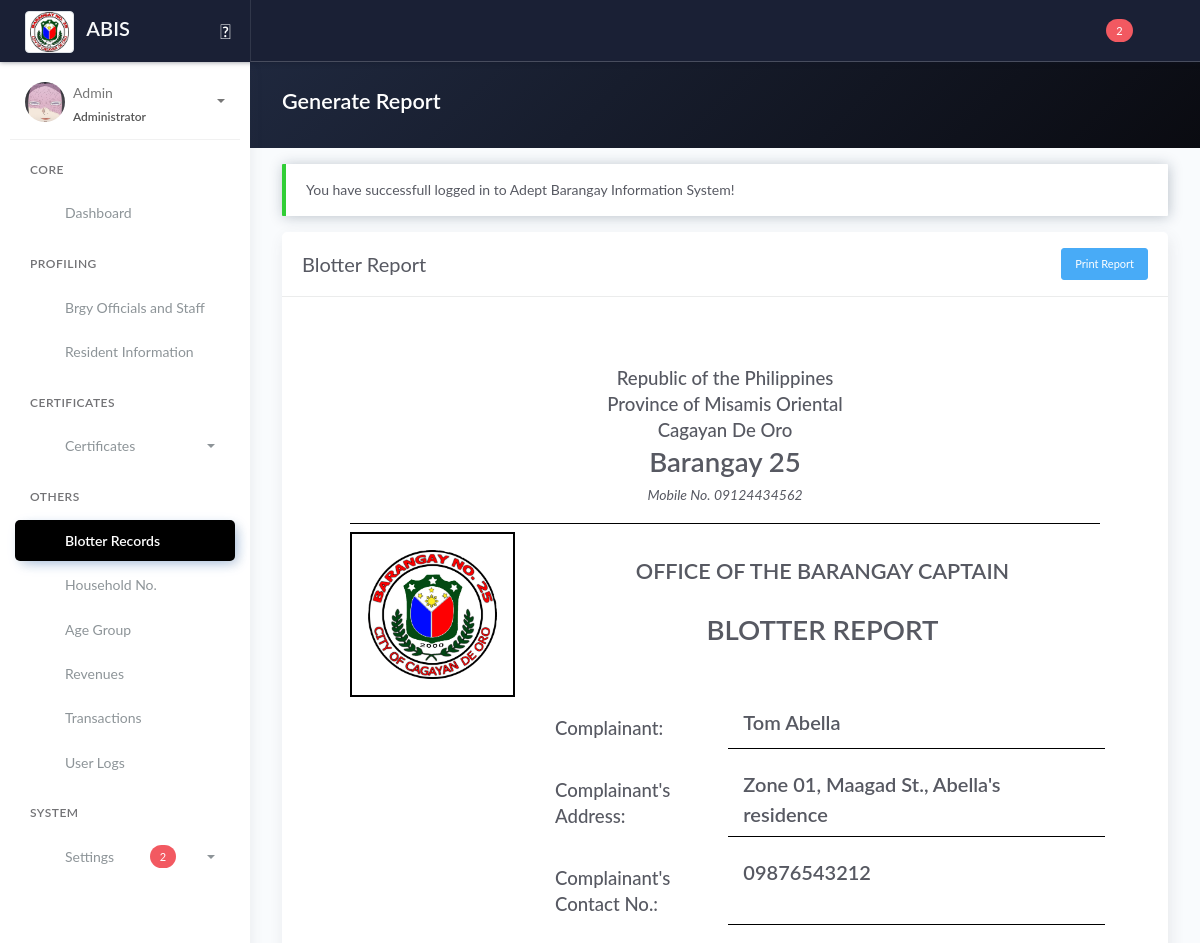
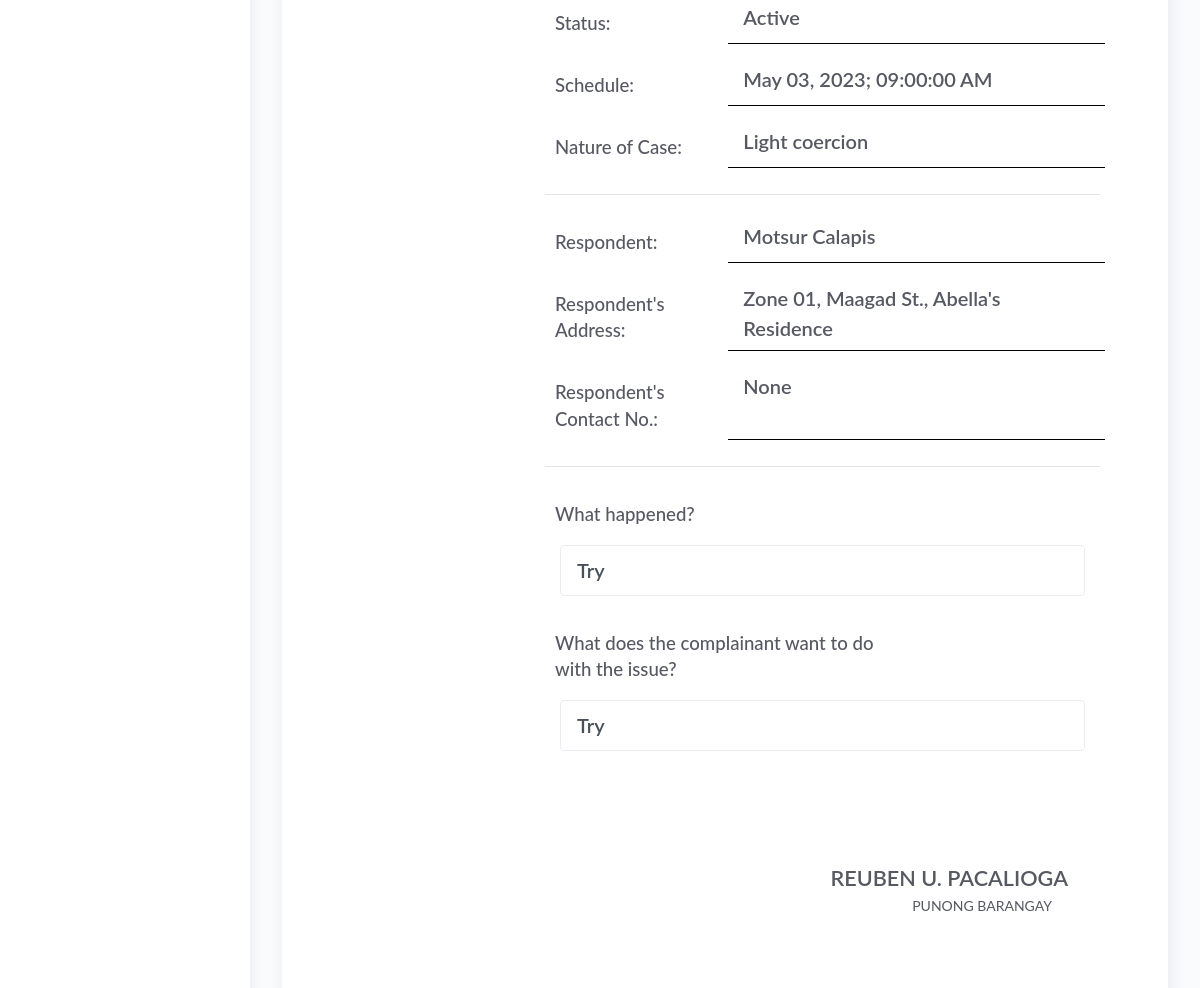
Before: /generate_blotter_report.php?id=8 (signed in, upper part) with the older database file (2 pictures, top to bottom).
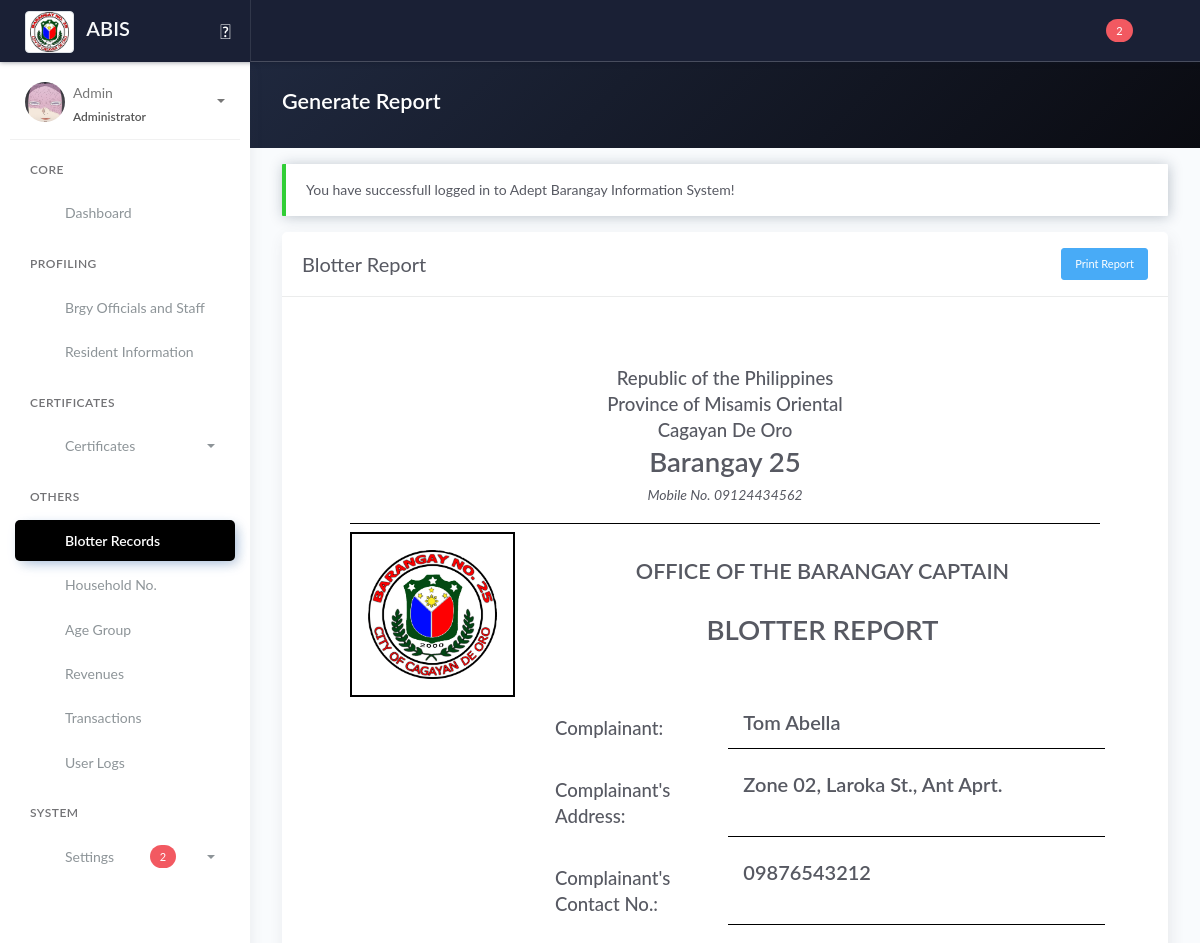
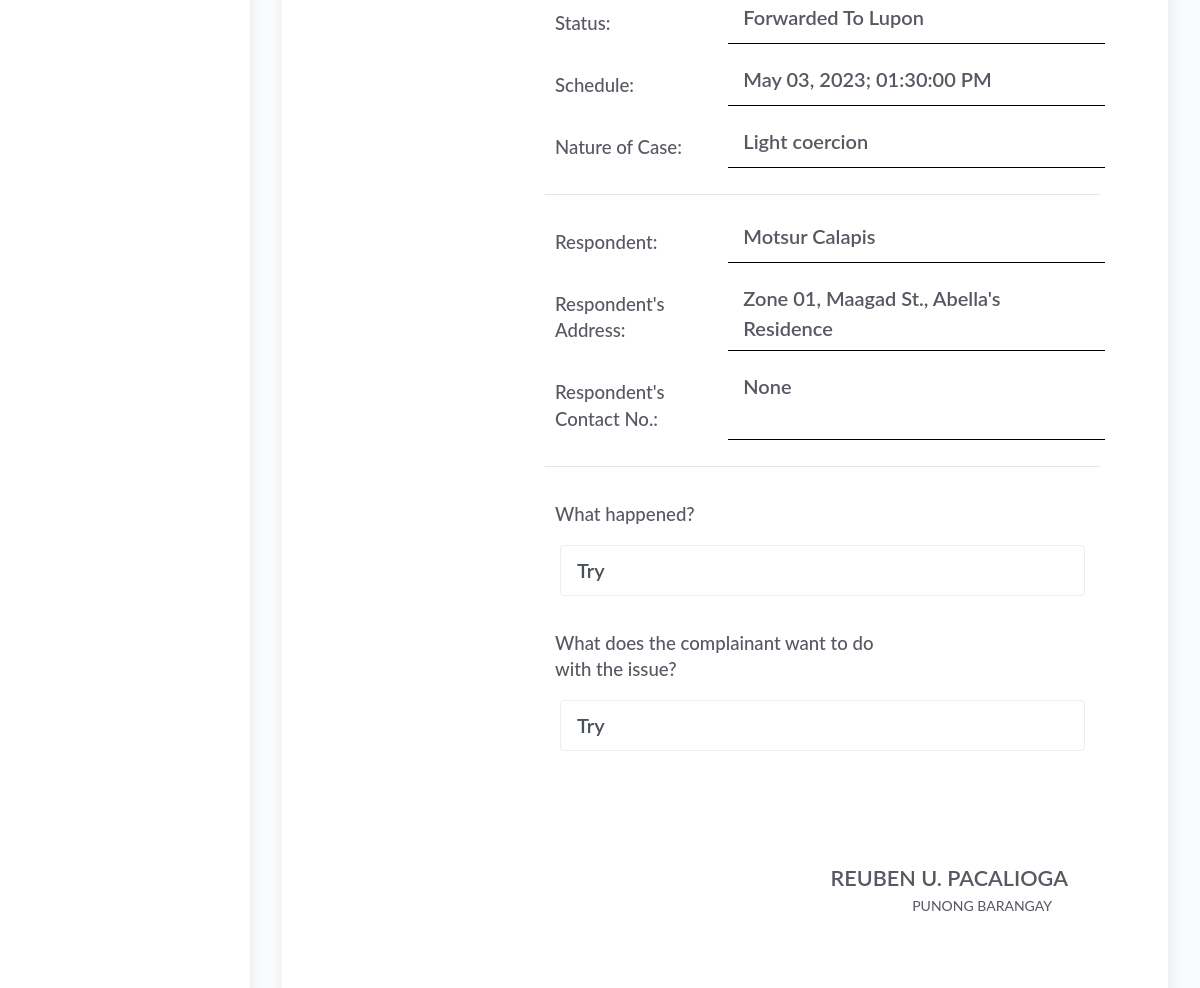
After: the same page with the newer database file (2 pictures, top to bottom).
### tables this page shows
CREATE TABLE `tblpurok` (
  `id_purok` int(11) NOT NULL,
  `purok_name` varchar(255) DEFAULT NULL,
  `purok_details` text DEFAULT NULL
);

CREATE TABLE `tbl_household` (
  `id_household` int(11) NOT NULL,
  `household_number` int(100) NOT NULL,
  `house_no` int(100) NOT NULL COMMENT '(2.1)',
  `id_purok` varchar(50) NOT NULL,
  `household_street_name` varchar(100) NOT NULL COMMENT '(2.2)',
  `household_address` varchar(250) NOT NULL COMMENT '(2.3)',
  `household_type` varchar(250) NOT NULL
);

CREATE TABLE `tblblotter_schedule` (
  `id_blotter_schedule` int(11) NOT NULL,
  `id_blotter` int(11) NOT NULL,
  `blotter_date` date NOT NULL,
  `blotter_time` time NOT NULL,
  `created_at_blotter_schedule` timestamp NOT NULL DEFAULT current_timestamp(),
  `updated_at_blotter_schedule` timestamp NOT NULL DEFAULT current_timestamp() ON UPDATE current_timestamp()
);

CREATE TABLE `tblblotter` (
  `id_blotter` int(11) NOT NULL,
  `noc_id` varchar(100) DEFAULT NULL,
  `noc_others` varchar(100) DEFAULT 'N/A',
  `comp_id` varchar(10) DEFAULT 'N/A',
  `comp_nameNotResident` varchar(255) DEFAULT 'N/A',
  `comp_addNotResident` varchar(255) DEFAULT 'N/A',
  `comp_cnumNotResident` varchar(255) DEFAULT 'N/A',
  `comp_what` text DEFAULT NULL,
  `comp_what2` text DEFAULT NULL,
  `resp_id` varchar(255) DEFAULT NULL,
  `blotter_status` varchar(50) DEFAULT 'Active',
  `created_at_blotter` timestamp NOT NULL DEFAULT current_timestamp(),
  `updated_at_blotter` timestamp NOT NULL DEFAULT current_timestamp() ON UPDATE current_timestamp(),
  `id_user` varchar(25) DEFAULT NULL
);

### templates/main-header.php (called while the page is built, shortened)
<?php include 'model/fetch_brgy_info.php' ?>

### model/fetch_brgy_info.php (called while the page is built, shortened)
<?php
    $query = "SELECT * FROM tblbrgy_info";
    $result = $conn->query($query);
	$row = $result->fetch_assoc();
	if($row){
		$brgy 		 = $row['brgy_name'];
		$number      = $row['contact_number'];
	}
?>

### generate_blotter_report.php (the view, shortened to what the changed rows need)
<?php include 'server/server.php' ?>
<?php
$id = $_GET['id'];
$query = "SELECT *, tblblotter.id_blotter as id, tblblotter_schedule.id_blotter_schedule as blotter_schedule FROM tblblotter JOIN tblblotter_schedule ON tblblotter_schedule.id_blotter=tblblotter.id_blotter WHERE tblblotter.id_blotter='$id' ORDER BY id_blotter_schedule DESC LIMIT 1";
$result = $conn->query($query);
$blotter = $result->fetch_assoc();
$c = "SELECT * FROM tblofficials JOIN tblposition ON tblofficials.id_position=tblposition.id_position WHERE tblposition.position='Captain' || tblposition.position='Barangay Chairman'";
$captain = $conn->query($c)->fetch_assoc();
?>
<!DOCTYPE html>
<html lang="en">
<head>
    <?php include 'templates/header.php' ?>
</head>
<body>
    <div class="wrapper">
        <?php include 'templates/main-header.php' ?>
        <div class="main-panel">
            <div class="content">
                <div class="panel-header bg-dark-gradient">
                    <div class="page-inner">
                        <div class="d-flex align-items-left align-items-md-center flex-column flex-md-row">
                            <div>
                                <h2 class="text-white fw-bold">Generate Report</h2>
                            </div>
                        </div>
                    </div>
                </div>
                <div class="page-inner">
                    <div class="row mt--2">
                        <div class="col-md-12">
                            <div class="card">
                                <div class="card-body m-5" id="printThis">
                                    <div class="d-flex flex-wrap justify-content-center" style="border-bottom:1px solid black">
                                        <div class="text-center">
                                            <h1 class="fw-bold mb-0"><?= ucwords($brgy) ?></i></h2>
                                                <p><i>Mobile No. <?= $number ?></i></p>
                                        </div>
                                    </div>
                                    <div class="row mt-2">
                                        <div class="col-md-9">
                                            <div class="text-center">
                                                <h2 class="mt-4 fw-bold">OFFICE OF THE BARANGAY CAPTAIN</h2>
                                            </div>
                                            <div class="text-center">
                                                <h1 class="mt-4 fw-bold mb-5">BLOTTER REPORT</h1>
                                            </div>
                                            <div class="row">
                                                <div class="col">
                                                    <div class="form-group row">
                                                        <div class="col-lg-8 col-md-8 col-sm-8" style="border-bottom:1px solid black; margin:0 !important">
                                                            <span class="fw-bold" style="font-size:20px;">
                                                                <?php if ($blotter['comp_id'] !== 'N/A') : ?>
                                                                    <?php
                                                                    $cname = $blotter['comp_id'];
                                                                    $queryCompResident = "SELECT * FROM tblresident2 WHERE id_resident = '$cname'";
                                                                    $resultCompResident = $conn->query($queryCompResident);
                                                                    $comp = $resultCompResident->fetch_assoc();
                                                                    $caddress = $comp['id_household'];
                                                                    $queryCompAddress = "SELECT * FROM tbl_household WHERE id_household = '$caddress'";
                                                                    $resultCompAddress = $conn->query($queryCompAddress);
                                                                    $complainantAddress = $resultCompAddress->fetch_assoc();
                                                                    $cpurok = $complainantAddress['id_purok'];
                                                                    $queryCompPurok = "SELECT * FROM tblpurok WHERE id_purok = '$cpurok'";
                                                                    $resultCompPurok = $conn->query($queryCompPurok);
                                                                    $purokName = $resultCompPurok->fetch_assoc();
                                                                    ?>
                                                                    <?= $purokName['purok_name'] . ', ' . $complainantAddress['household_street_name'] . ', ' . $complainantAddress['household_address'] ?>
                                                                <?php else : ?>
                                                                    <?= ucwords($blotter['comp_addNotResident']) ?>
                                                                <?php endif ?>
                                                            </span>
                                                        </div>
                                                    </div>
                                                    <div class="form-group row">
                                                        <div class="col-lg-8 col-md-8 col-sm-8" style="border-bottom:1px solid black">
                                                            <span class="fw-bold" style="font-size:20px"><?= ucwords($blotter['blotter_status']) ?></span>
                                                        </div>
                                                    </div>
                                                    <div class="form-group row">
                                                        <div class="col-lg-8 col-md-8 col-sm-8" style="border-bottom:1px solid black">
                                                            <span class="fw-bold" style="font-size:20px">
                                                                <?= date('F d, Y', strtotime($blotter['blotter_date'])) . '; ' . date('h:i:s A', strtotime($blotter['blotter_time'])) ?>
                                                            </span>
                                                        </div>
                                                    </div>
                                                    <div class="form-group row">
                                                        <div class="col-lg-8 col-md-8 col-sm-8" style="border-bottom:1px solid black; margin:0 !important">
                                                            <span class="fw-bold" style="font-size:20px;">
                                                                <?php
                                                                $respAdd = $blotter['resp_id'];
                                                                $queryRespondentAddress = "SELECT * FROM tblresident2 WHERE id_resident = '$respAdd'";
                                                                $resultRespondentAddress = $conn->query($queryRespondentAddress);
                                                                $respidhousehold = $resultRespondentAddress->fetch_assoc();
                                                                $respAddress = $respidhousehold['id_household'];
                                                                $queryRespAddress = "SELECT * FROM tbl_household WHERE id_household = '$respAddress'";
                                                                $resultRespAddress = $conn->query($queryRespAddress);
                                                                $respondentAddress = $resultRespAddress->fetch_assoc();
                                                                $rPurok = $respondentAddress['id_purok'];
                                                                $queryRespondentPurok = "SELECT * FROM tblpurok WHERE id_purok = '$rPurok'";
                                                                $resultRespondentPurok = $conn->query($queryRespondentPurok);
                                                                $respondentPurok = $resultRespondentPurok->fetch_assoc();
                                                                ?>
                                                                <?= ucwords($respondentPurok['purok_name'] . ', ' . $respondentAddress['household_street_name'] . ', ' . $respondentAddress['household_address']) ?>
                                                            </span>
                                                        </div>
                                                    </div>
                                                </div>
                                            </div>
                                            <div class="row">
                                                <div class="col">
                                                    <div class="col-lg-12 col-md-12 col-sm-12 text-left">
                                                        <p class="form-control fw-bold" style="font-size: 20px;"><?= ucwords(trim($blotter['comp_what'])) ?></p>
                                                    </div>
                                                </div>
                                            </div>
                                            <div class="row">
                                                <div class="col">
                                                    <div class="col-lg-12 col-md-12 col-sm-12 text-left">
                                                        <p class="form-control fw-bold" style="font-size: 20px;"><?= ucwords(trim($blotter['comp_what2'])) ?></p>
                                                    </div>
                                                </div>
                                            </div>
                                        </div>
                                        <div class="pt-5 col-md-12">
                                            <div class="pt-5 p-3 text-right mr-3">
                                                <h2 class="fw-bold mb-0 text-uppercase"><?= ucwords($captain['name']) ?></h2>
                                            </div>
                                        </div>
                                    </div>
                                </div>
                            </div>
                        </div>
                    </div>
                </div>
            </div>
        </div>
    </div>
    <?php include 'templates/footer.php' ?>
</body>
</html>

Changed rows visible on the page:
no longer on this page (row unchanged): tbl_household: household_street_name "Maagad St.", household_address "Abella's residence"
removed tblblotter_schedule: id_blotter.blotter_status "Active", blotter_date "May 03, 2023", blotter_time "09:00:00 AM", id_blotter.comp_what "Try", id_blotter.comp_what2 "Try"
now on this page (row unchanged): tblpurok: purok_name "Zone 02"
now on this page (row unchanged): tbl_household: household_street_name "Laroka St.", household_address "Ant Aprt."
added tblblotter_schedule: id_blotter.blotter_status "Forwarded To Lupon", blotter_date "May 03, 2023", blotter_time "01:30:00 PM", id_blotter.comp_what "Try", id_blotter.comp_what2 "Try"
Other visible differences:
$purokName['purok_name']: "Zone 01" → "Zone 02"
